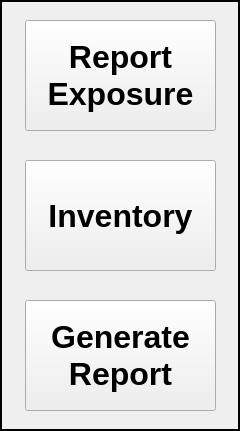
  <widget class="QFrame" name="actions_frame">
   <property name="geometry">
    <rect>
     <x>20</x>
     <y>20</y>
     <width>240</width>
     <height>431</height>
    </rect>
   </property>
   <property name="frameShape">
    <enum>QFrame::WinPanel</enum>
   </property>
   <property name="frameShadow">
    <enum>QFrame::Plain</enum>
   </property>
   <widget class="QPushButton" name="inventory_button">
    <property name="geometry">
     <rect>
      <x>25</x>
      <y>160</y>
      <width>191</width>
      <height>111</height>
     </rect>
    </property>
    <property name="font">
     <font>
      <pointsize>24</pointsize>
      <bold>true</bold>
     </font>
    </property>
    <property name="text">
     <string>Inventory</string>
    </property>
   </widget>
   <widget class="QPushButton" name="report_button">
    <property name="geometry">
     <rect>
      <x>25</x>
      <y>20</y>
      <width>191</width>
      <height>111</height>
     </rect>
    </property>
    <property name="font">
     <font>
      <pointsize>24</pointsize>
      <bold>true</bold>
     </font>
    </property>
    <property name="text">
     <string>Report
Exposure</string>
    </property>
   </widget>
   <widget class="QPushButton" name="genrep_button">
    <property name="geometry">
     <rect>
      <x>25</x>
      <y>300</y>
      <width>191</width>
      <height>111</height>
     </rect>
    </property>
    <property name="font">
     <font>
      <pointsize>24</pointsize>
      <bold>true</bold>
     </font>
    </property>
    <property name="text">
     <string>Generate 
Report</string>
    </property>
   </widget>
  </widget>
